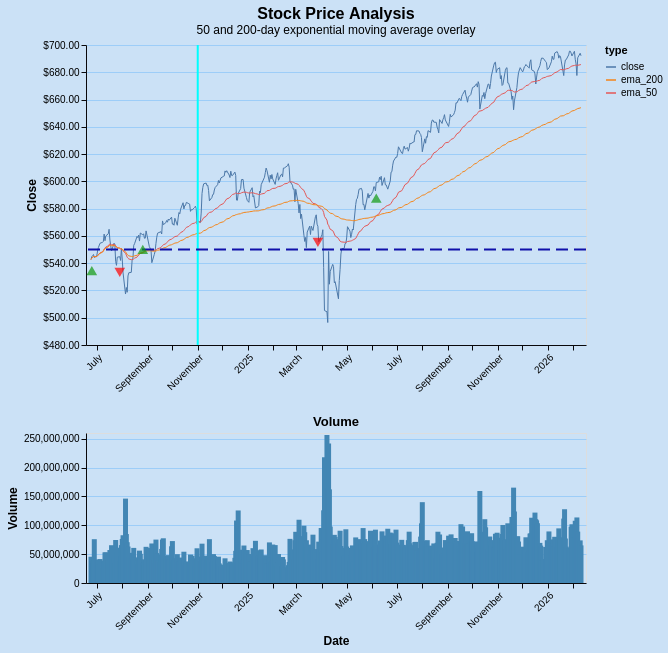

Notebook code cell kept with this figure:
### Code cell
# Plot data using a long dataframe format for price data

# First convert from wide to long using unpivot
columns = ['timestamp', 'close', 'ema_50', 'ema_200']
line_columns = data.select(columns)
long_data = line_columns.unpivot(index='timestamp', on=['close', 'ema_50', 'ema_200'], variable_name='type', value_name='value')

line_chart = (
    alt.Chart(long_data)
    .mark_line(strokeWidth=1)
    .encode(x=alt.X("timestamp:T",
                    title='',
                    axis=alt.Axis(labelAngle=-45, tickColor="#09080B", domainColor="#09080B", grid=False, labelFontSize=10, titleFontSize=12)),
            y=alt.Y("value:Q",
                    title='Close',
                    scale=alt.Scale(zero=False),
                    axis=alt.Axis(format='$.2f', tickColor="#09080B", domainColor="#09080B", gridColor="#9DCDF8", grid=True, labelFontSize=10, titleFontSize=12)
                    ),
            color="type:N",
            tooltip=['timestamp:T', 'value:Q'])
    ).properties(title={'text': 'Stock Price Analysis',
                        'subtitle': ['50 and 200-day exponential moving average overlay'],
                        'fontSize': 16
                },
                width=500,
                height=300,
    )

xrule = (
        alt.Chart()
        .mark_rule(color="#00FFFF", strokeWidth=2)
        .encode(x=alt.datum(alt.DateTime(year=2024, month="November")))
)

yrule = (
    alt.Chart().mark_rule(color="#1010AA", strokeDash=[12, 6], size=2).encode(y=alt.datum(550))
)

bull_sig = (
    alt.Chart(data)
    .mark_point(shape='triangle-up',color="#0F9A0F",size=30, strokeWidth=3)
    .encode(x='timestamp:T',
            y='sig_bull_50_200'))

bear_sig = (
    alt.Chart(data)
    .mark_point(shape='triangle-down',color='#FF0000',size=30, strokeWidth=3)
    .encode(x='timestamp:T',
            y='sig_bear_50_200'))

#Layer the above five together
line_chart = (line_chart + xrule + yrule + bull_sig + bear_sig).interactive()

bar_chart = alt.Chart(data).mark_bar(color="#4286B4",opacity=1.0
    ).encode(x=alt.X("timestamp:T",
                title='Date',
                axis=alt.Axis(labelAngle=-45, tickColor="#09080B", domainColor="#09080B", grid=False, labelFontSize=10, titleFontSize=12)
                ),
            y=alt.Y('volume:Q',
                    title='Volume',
                    axis=alt.Axis(tickColor="#09080B", domainColor="#09080B", gridColor="#9DCDF8", grid=True, labelFontSize=10,titleFontSize=12)
                    ),
            tooltip=['timestamp:T', 'Volume:Q'],
    ).properties(title='Volume',
                width=500,
                height=150,)

# Vertically combine the charts
combined_chart = alt.vconcat(line_chart, bar_chart).resolve_scale(x='shared').configure(background="#CBE1F6")
combined_chart.show()

### Figure 1 — Vega-Lite specification as saved in the notebook (floating-point values rounded to 4 significant figures; data arrays with more than 128 entries replaced by an {"elided": "..."} marker saying what was removed)
{"config": {"view": {"continuousWidth": 300, "continuousHeight": 300}, "background": "#CBE1F6"}, "vconcat": [{"layer": [{"data": {"name": "data-b97e79a008afe266bf84dd1f94d6fe3f"}, "mark": {"type": "line", "strokeWidth": 1}, "encoding": {"color": {"field": "type", "type": "nominal"}, "tooltip": [{"field": "timestamp", "type": "temporal"}, {"field": "value", "type": "quantitative"}], "x": {"axis": {"domainColor": "#09080B", "grid": false, "labelAngle": -45, "labelFontSize": 10, "tickColor": "#09080B", "titleFontSize": 12}, "field": "timestamp", "title": "", "type": "temporal"}, "y": {"axis": {"domainColor": "#09080B", "format": "$.2f", "grid": true, "gridColor": "#9DCDF8", "labelFontSize": 10, "tickColor": "#09080B", "titleFontSize": 12}, "field": "value", "scale": {"zero": false}, "title": "Close", "type": "quantitative"}}, "name": "view_4", "title": {"text": "Stock Price Analysis", "subtitle": ["50 and 200-day exponential moving average overlay"], "fontSize": 16}}, {"data": {"name": "empty"}, "mark": {"type": "rule", "color": "#00FFFF", "strokeWidth": 2}, "encoding": {"x": {"datum": {"month": "November", "year": 2024}}}}, {"data": {"name": "empty"}, "mark": {"type": "rule", "color": "#1010AA", "size": 2, "strokeDash": [12, 6]}, "encoding": {"y": {"datum": 550}}}, {"data": {"name": "data-38b3ec6c6664555bd8a8973afbee44e4"}, "mark": {"type": "point", "color": "#0F9A0F", "shape": "triangle-up", "size": 30, "strokeWidth": 3}, "encoding": {"x": {"field": "timestamp", "type": "temporal"}, "y": {"field": "sig_bull_50_200", "type": "quantitative"}}}, {"data": {"name": "data-38b3ec6c6664555bd8a8973afbee44e4"}, "mark": {"type": "point", "color": "#FF0000", "shape": "triangle-down", "size": 30, "strokeWidth": 3}, "encoding": {"x": {"field": "timestamp", "type": "temporal"}, "y": {"field": "sig_bear_50_200", "type": "quantitative"}}}], "height": 300, "width": 500}, {"data": {"name": "data-38b3ec6c6664555bd8a8973afbee44e4"}, "mark": {"type": "bar", "color": "#4286B4", "opacity": 1.0}, "encoding": {"tooltip": [{"field": "timestamp", "type": "temporal"}, {"field": "Volume", "type": "quantitative"}], "x": {"axis": {"domainColor": "#09080B", "grid": false, "labelAngle": -45, "labelFontSize": 10, "tickColor": "#09080B", "titleFontSize": 12}, "field": "timestamp", "title": "Date", "type": "temporal"}, "y": {"axis": {"domainColor": "#09080B", "grid": true, "gridColor": "#9DCDF8", "labelFontSize": 10, "tickColor": "#09080B", "titleFontSize": 12}, "field": "volume", "title": "Volume", "type": "quantitative"}}, "height": 150, "title": "Volume", "width": 500}], "params": [{"name": "param_4", "select": {"type": "interval", "encodings": ["x", "y"]}, "bind": "scales", "views": ["view_4"]}], "resolve": {"scale": {"x": "shared"}}, "$schema": "https://vega.github.io/schema/vega-lite/v5.20.1.json", "datasets": {"data-b97e79a008afe266bf84dd1f94d6fe3f": {"elided": "1230 records"}, "empty": [{}], "data-38b3ec6c6664555bd8a8973afbee44e4": {"elided": "410 records"}}}
